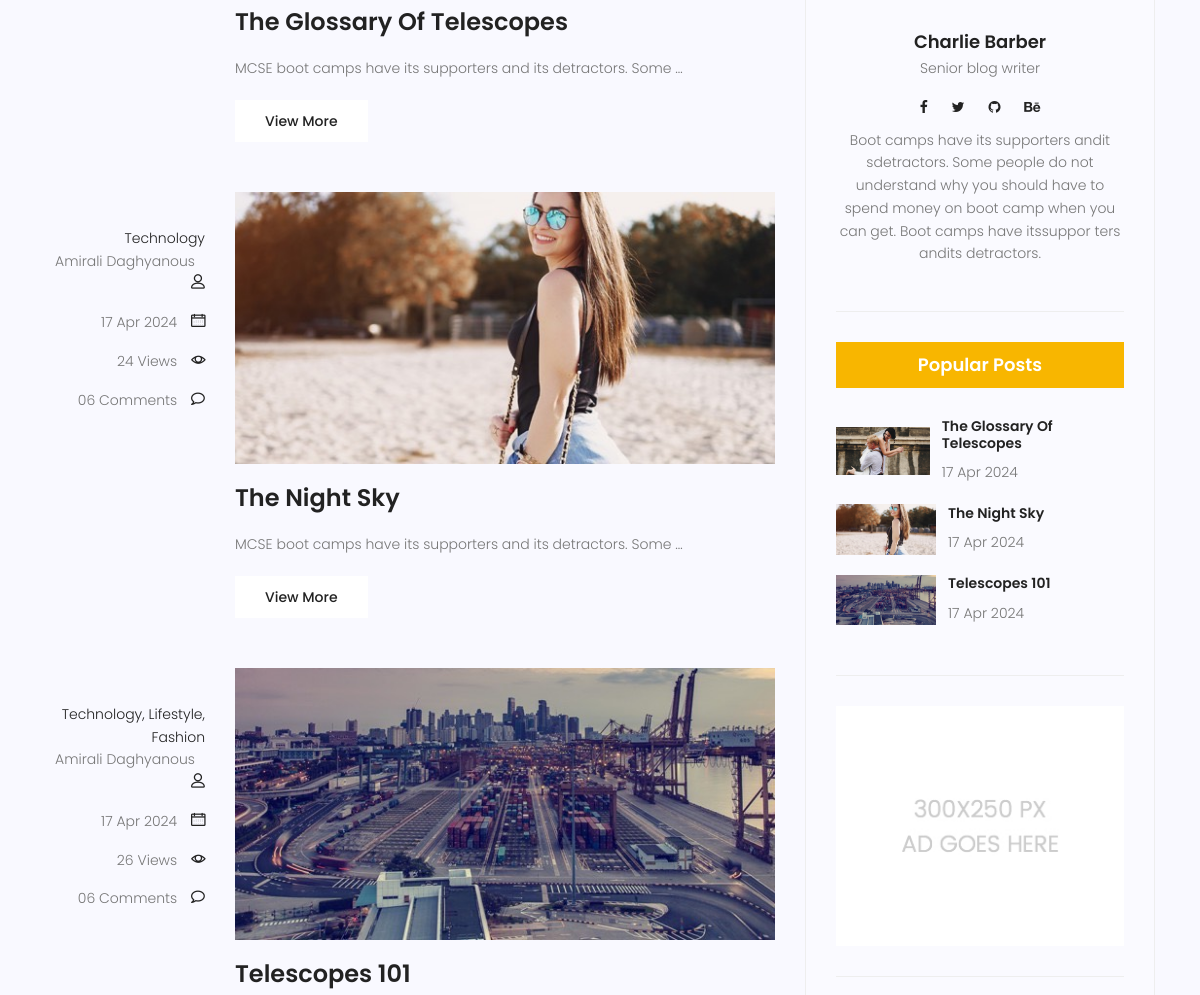
/blog-home (middle part), run on an earlier commit of the app's database.
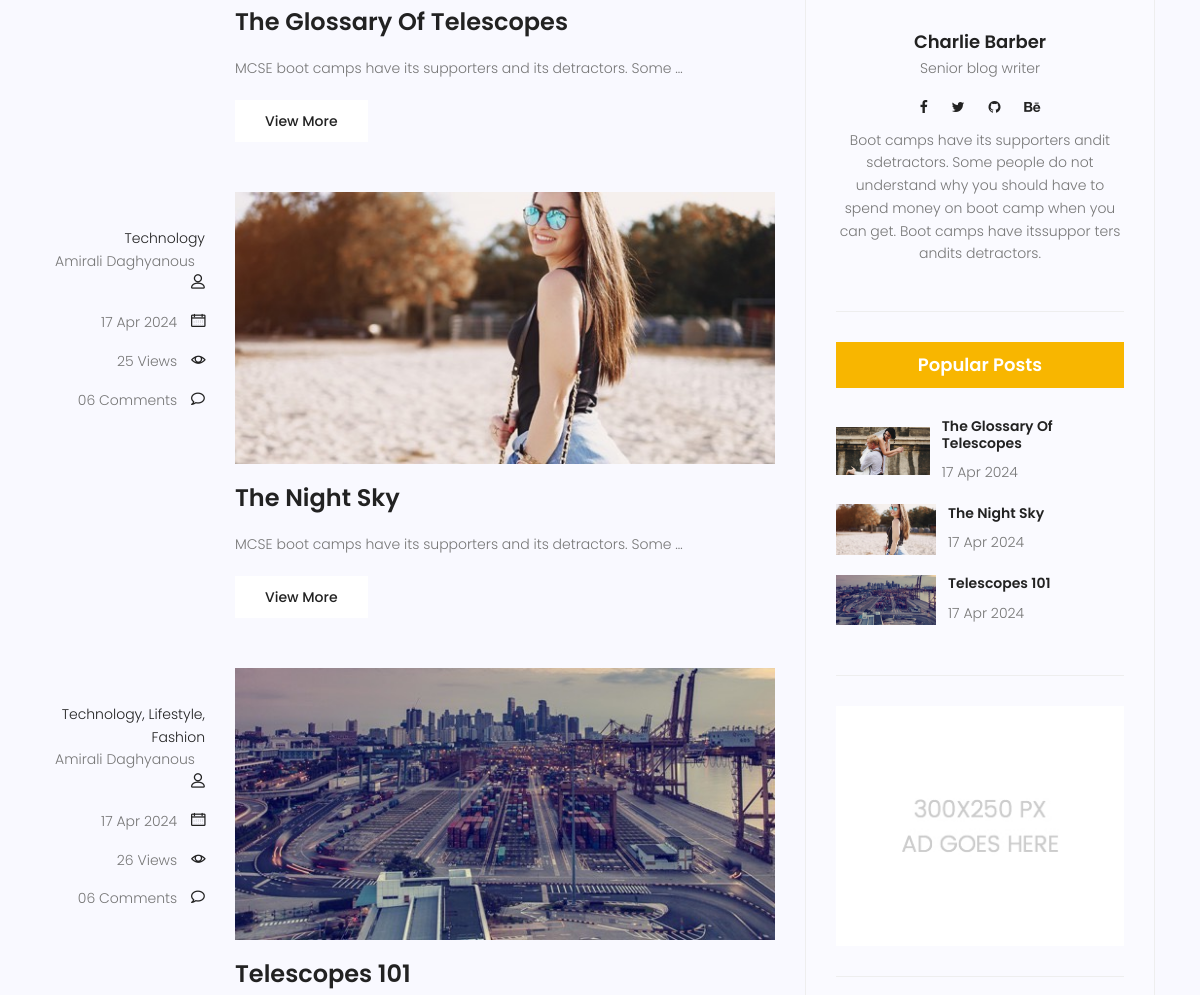
And on a later commit of the database.
### Blog/models.py (models this page shows, shortened)
class posts(models.Model):
    title=models.CharField(max_length=250)
    content=models.TextField(max_length=250)
    author=models.ForeignKey(User,on_delete=models.SET_NULL,null=True)
    category=models.ManyToManyField(Category)
    create_date=models.DateTimeField(auto_now_add=True)
    published_date=models.DateTimeField(default=timezone.now)
    image=models.ImageField(upload_to='blog',default='blog/default.jpg')
    status=models.BooleanField(default=False)
    counted_views=models.IntegerField(default=0)

### Blog/views.py (the view)
# urls.py: path('blog-home',bloghome,name="bloghome"),
def bloghome(request,cat=None):
    post = posts.objects.filter(published_date__lte=timezone.now(),status=True)
    if cat:
        post=post.filter(category__name=cat)
    context = {'posts': post}
    return render(request,'blog-home.html',context)

### Blog/models.py (called while the page is built)
    def __str__(self):
        return self.name

### Blog/templatetags/blog_tags.py (called while the page is built)
@register.inclusion_tag('blog-popularposts.html')
def popularpost(arg=3):
    postss=posts.objects.filter( published_date__lte=timezone.now(), status=True).order_by('published_date')[:arg]
    return {'posts':postss}

@register.inclusion_tag('blog-category.html')
def categories():
    postss=posts.objects.filter( published_date__lte=timezone.now(), status=True)
    categories=Category.objects.all()
    cat_dict = {}
    for name in categories:
        cat_dict[name]=postss.filter(category=name).count()
    return {'categories':cat_dict}

### templates/blog-home.html (shortened to what this page needs)
{% load static %}
{% load blog_tags %}
<!DOCTYPE html>
	<html lang="zxx" class="no-js">
	{% include 'head.html' %}
		<body>
			<section class="post-content-area">
				<div class="container">
					<div class="row">
						<div class="col-lg-8 posts-list">
                            {% for post in posts %}
                            <div class="single-post row">
								<div class="col-lg-3  col-md-3 meta-details">
									<ul class="tags">
                                        {%  for cat in post.category.all %}
										<li><a href="{% url "category"  cat=cat.name %}">{{ cat.name }}{% if not forloop.last %},{% endif %}</a></li>
										{% endfor %}
									<div class="user-details row">
										<p class="user-name col-lg-12 col-md-12 col-6"><a href="#">{{ post.author.get_full_name}}</a> <span class="lnr lnr-user"></span></p>
										<p class="date col-lg-12 col-md-12 col-6"><a href="#">{{ post.published_date|date:"d M Y"}}</a> <span class="lnr lnr-calendar-full"></span></p>
										<p class="view col-lg-12 col-md-12 col-6"><a href="#">{{ post.counted_views}} Views</a> <span class="lnr lnr-eye"></span></p>
										<p class="comments col-lg-12 col-md-12 col-6"><a href="#">06 Comments</a> <span class="lnr lnr-bubble"></span></p>
									</div>
								</div>
								<div class="col-lg-9 col-md-9 ">
									<div class="feature-img">
										<img class="img-fluid" src="{{ post.image.url }}" alt="">
									</div>
									<a class="posts-title" href="{% url 'blogsingle' pid=post.id %}"><h3>{{ post.title}}</h3></a>
									<p class="excert">
                                        {{ post.content|truncatewords_html:10}}
									</p>
									<a href="{% url 'blogsingle' pid=post.id %}" class="primary-btn">View More</a>
								</div>
							</div>
                            {% endfor %}
						</div>
						<div class="col-lg-4 sidebar-widgets">
							<div class="widget-wrap">
								<div class="single-sidebar-widget user-info-widget">
									<a href="#"><h4>Charlie Barber</h4></a>
									<p>
										Senior blog writer
									</p>
									<ul class="social-links">
										<li><a href="#"><i class="fa fa-facebook"></i></a></li>
										<li><a href="#"><i class="fa fa-twitter"></i></a></li>
										<li><a href="#"><i class="fa fa-github"></i></a></li>
										<li><a href="#"><i class="fa fa-behance"></i></a></li>
									</ul>
									<p>
										Boot camps have its supporters andit sdetractors. Some people do not understand why you should have to spend money on boot camp when you can get. Boot camps have itssuppor ters andits detractors.
									</p>
								</div>
								{% popularpost %}
								<div class="single-sidebar-widget ads-widget">
									<a href="#"><img class="img-fluid" src=" {%static "img/blog/ads-banner.jpg" %}" alt=""></a>
								</div>
							</div>
						</div>
					</div>
				</div>
			</section>
		</body>
	</html>

### templates/blog-popularposts.html
{% load static %}
<div class="single-sidebar-widget popular-post-widget">
    <h4 class="popular-title">Popular Posts</h4>
    <div class="popular-post-list">
            {% for post in posts %}
        <div class="single-post-list d-flex flex-row align-items-center">
            <div class="thumb">
                <img class="img-fluid" src=" {{post.image.url}}" alt="">
            </div>
            <div class="details">
                <a href="{% url 'blogsingle' pid=post.id %}"><h6>{{ post.title}}</h6></a>
                <p>{{ post.published_date|date:'d M Y'}}</p>
            </div>
        </div>
        {% endfor %}
    </div>
</div>

What changed in the data, as far as the page shows it:
changed posts "The Night Sky": counted_views "24" → "25"
